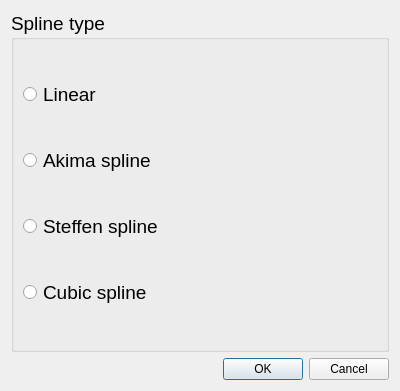
<?xml version="1.0" encoding="UTF-8"?>
<ui version="4.0">
 <class>ChooseSplineDialog</class>
 <widget class="QDialog" name="ChooseSplineDialog">
  <property name="geometry">
   <rect>
    <x>0</x>
    <y>0</y>
    <width>400</width>
    <height>391</height>
   </rect>
  </property>
  <property name="windowTitle">
   <string>Dialog</string>
  </property>
  <layout class="QGridLayout" name="gridLayout">
   <item row="1" column="0">
    <widget class="QDialogButtonBox" name="buttonBox">
     <property name="orientation">
      <enum>Qt::Horizontal</enum>
     </property>
     <property name="standardButtons">
      <set>QDialogButtonBox::Cancel|QDialogButtonBox::Ok</set>
     </property>
    </widget>
   </item>
   <item row="0" column="0">
    <layout class="QVBoxLayout" name="verticalLayout_2">
     <item>
      <widget class="QGroupBox" name="radioButtons">
       <property name="font">
        <font>
         <pointsize>14</pointsize>
        </font>
       </property>
       <property name="title">
        <string>Spline type</string>
       </property>
       <layout class="QVBoxLayout" name="verticalLayout_3">
        <item>
         <widget class="QRadioButton" name="Linear">
          <property name="text">
           <string>Linear</string>
          </property>
         </widget>
        </item>
        <item>
         <widget class="QRadioButton" name="Akima">
          <property name="text">
           <string>Akima spline</string>
          </property>
         </widget>
        </item>
        <item>
         <widget class="QRadioButton" name="Steffen">
          <property name="text">
           <string>Steffen spline</string>
          </property>
         </widget>
        </item>
        <item>
         <widget class="QRadioButton" name="Cubic">
          <property name="text">
           <string>Cubic spline</string>
          </property>
         </widget>
        </item>
       </layout>
      </widget>
     </item>
    </layout>
   </item>
  </layout>
 </widget>
 <resources/>
 <connections>
  <connection>
   <sender>buttonBox</sender>
   <signal>accepted()</signal>
   <receiver>ChooseSplineDialog</receiver>
   <slot>accept()</slot>
   <hints>
    <hint type="sourcelabel">
     <x>248</x>
     <y>254</y>
    </hint>
    <hint type="destinationlabel">
     <x>157</x>
     <y>274</y>
    </hint>
   </hints>
  </connection>
  <connection>
   <sender>buttonBox</sender>
   <signal>rejected()</signal>
   <receiver>ChooseSplineDialog</receiver>
   <slot>reject()</slot>
   <hints>
    <hint type="sourcelabel">
     <x>316</x>
     <y>260</y>
    </hint>
    <hint type="destinationlabel">
     <x>286</x>
     <y>274</y>
    </hint>
   </hints>
  </connection>
 </connections>
</ui>
